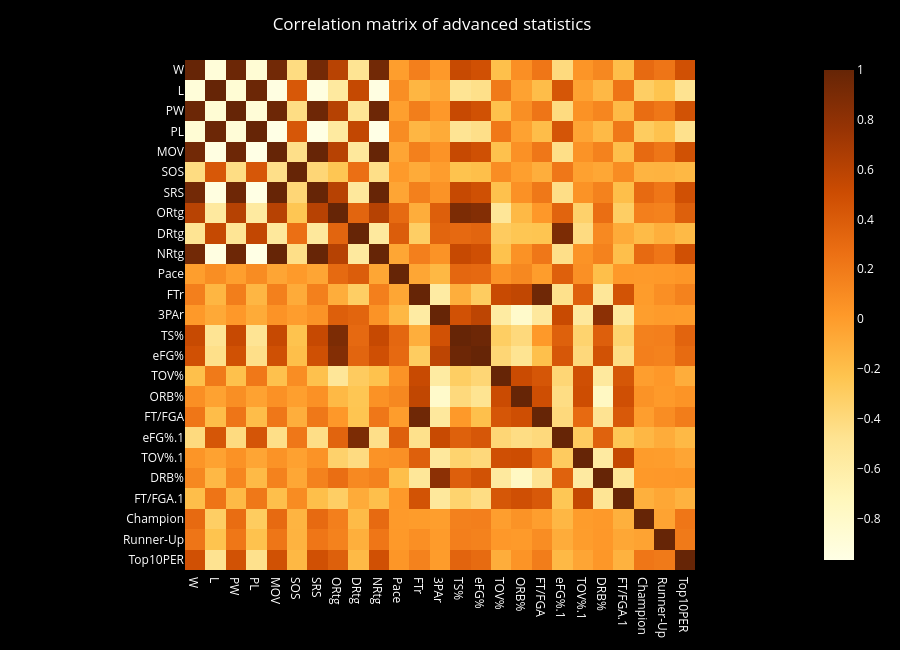

The code cell stored with this chart in its notebook:
### Code cell
# We don't need 'Year' here
numeric_df = main_df.select_dtypes(include=['number', 'bool']).drop(columns=['Year'], errors='ignore')
corrmat = numeric_df.corr()

def gen_corrmat(corrmat: pd.DataFrame, title: str = "Correlation matrix of advanced statistics"):
    fig = px.imshow(corrmat,
                    x=corrmat.columns,
                    y=corrmat.index,
                    width=None,
                    height=650,
                    color_continuous_scale='ylorbr')    # Set to 'ylorbr' to make it look more like a basketball

    fig.update_traces(
        hovertemplate="Correlation: %{z}<br>Feature: %{x} vs %{y} <extra></extra>"
    )

    fig.update_layout(
        plot_bgcolor='rgb(240, 240, 0)',
        paper_bgcolor='rgb(0, 0, 0, 1)',
        font=dict(color="white"),
        title=title,
        title_x=0.48
    )

    fig.show()

gen_corrmat(corrmat)

### Figure 1 — Plotly figure (JSON) as saved in the notebook; plotly's stock layout.template omitted (floating-point values rounded to 4 significant figures; data arrays with more than 128 entries replaced by an {"elided": "..."} marker saying what was removed)
{"data": [{"coloraxis": "coloraxis", "hovertemplate": "Correlation: %{z}<br>Feature: %{x} vs %{y} <extra></extra>", "name": "0", "type": "heatmap", "x": ["W", "L", "PW", "PL", "MOV", "SOS", "SRS", "ORtg", "DRtg", "NRtg", "Pace", "FTr", "3PAr", "TS%", "eFG%", "TOV%", "ORB%", "FT/FGA", "eFG%.1", "TOV%.1", "DRB%", "FT/FGA.1", "Champion", "Runner-Up", "Top10PER"], "xaxis": "x", "y": ["W", "L", "PW", "PL", "MOV", "SOS", "SRS", "ORtg", "DRtg", "NRtg", "Pace", "FTr", "3PAr", "TS%", "eFG%", "TOV%", "ORB%", "FT/FGA", "eFG%.1", "TOV%.1", "DRB%", "FT/FGA.1", "Champion", "Runner-Up", "Top10PER"], "yaxis": "y", "z": {"elided": "25x25 float values"}}], "layout": {"coloraxis": {"colorscale": [[0, "rgb(255,255,229)"], [0.125, "rgb(255,247,188)"], [0.25, "rgb(254,227,145)"], [0.375, "rgb(254,196,79)"], [0.5, "rgb(254,153,41)"], [0.625, "rgb(236,112,20)"], [0.75, "rgb(204,76,2)"], [0.875, "rgb(153,52,4)"], [1, "rgb(102,37,6)"]]}, "font": {"color": "white"}, "height": 650, "margin": {"t": 60}, "paper_bgcolor": "rgb(0, 0, 0, 1)", "plot_bgcolor": "rgb(240, 240, 0)", "title": {"text": "Correlation matrix of advanced statistics", "x": 0.48}, "xaxis": {"anchor": "y", "constrain": "domain", "domain": [0, 1], "scaleanchor": "y"}, "yaxis": {"anchor": "x", "autorange": "reversed", "constrain": "domain", "domain": [0, 1]}}}
